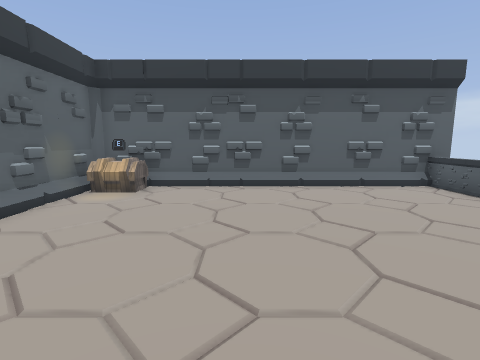
View 1 (above)

17 first-person views from a walk through a Godot game level. The camera is 1.4 m above the floor, tilts 8° down and sees 85° across. The floor is counted in squares, 1 m on a side. Each view is taken from the middle of a square. On the plan, view 1 faces up. The plan holds only what a view shows up to about 13 squares ahead; the rest is blank. The place goes on beyond the plan. Some surface patterns are stand-ins.

View 2
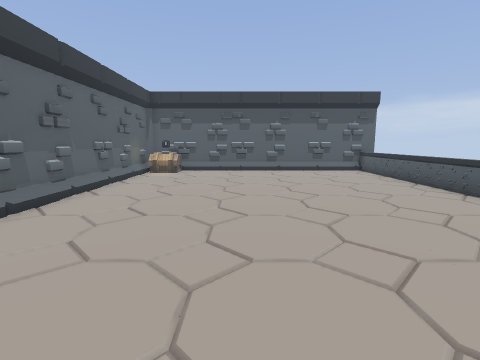

View 3
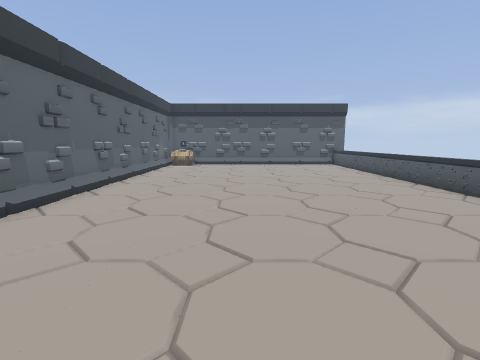

View 4
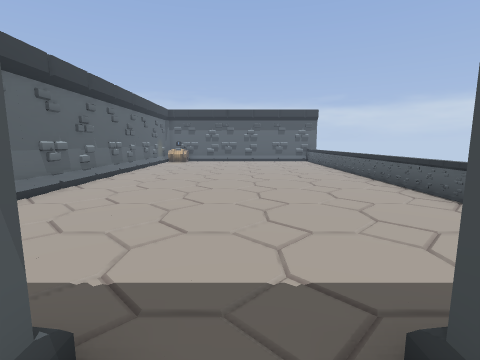

View 5
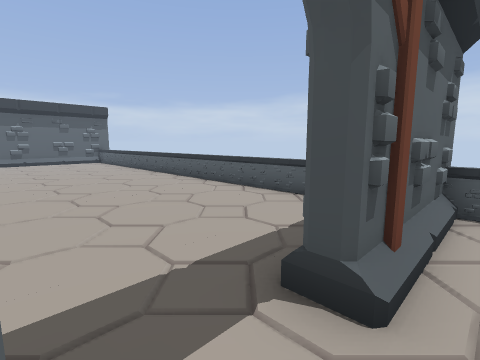

View 6
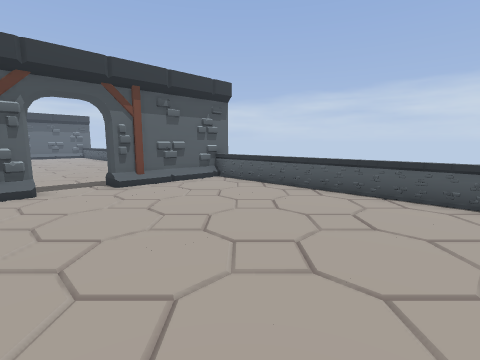

View 7
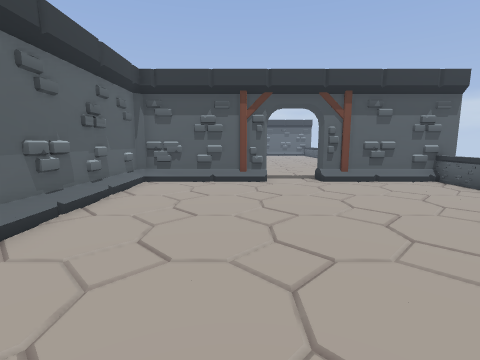

View 8
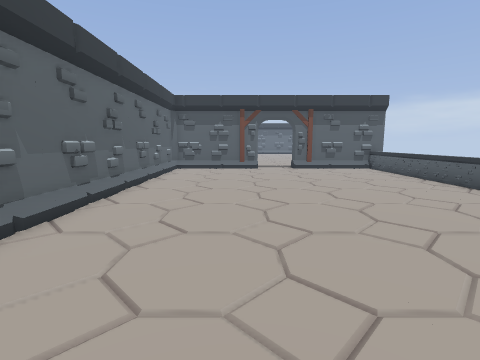

View 9
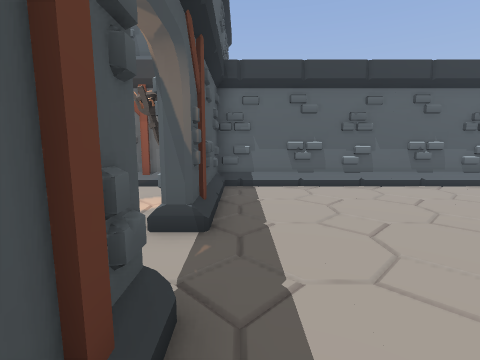

View 10
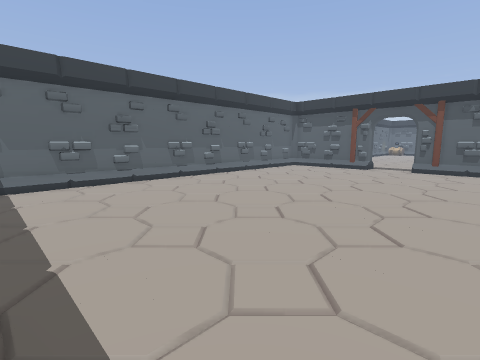

View 11
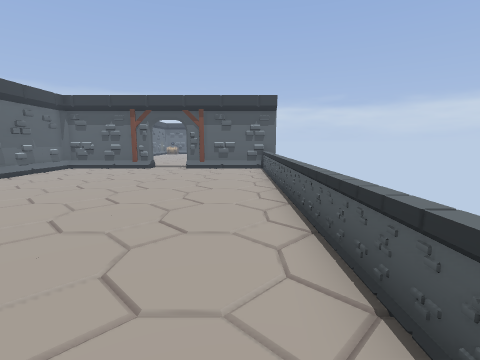

View 12
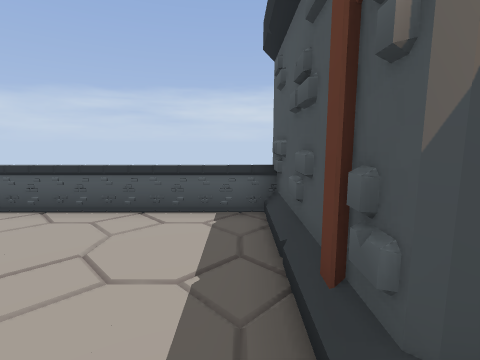

View 13
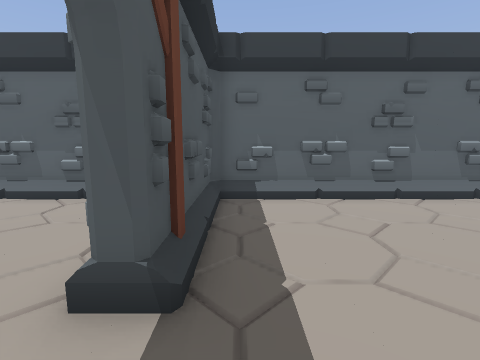

View 14
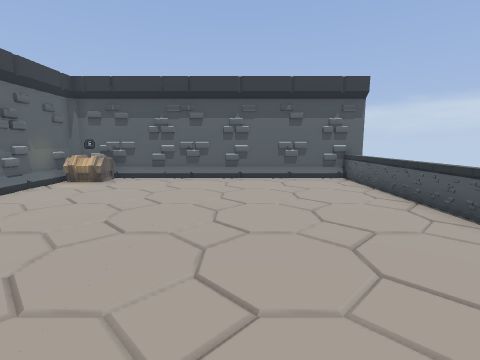

View 15
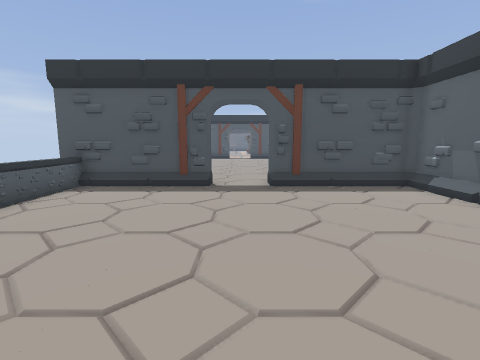

View 16
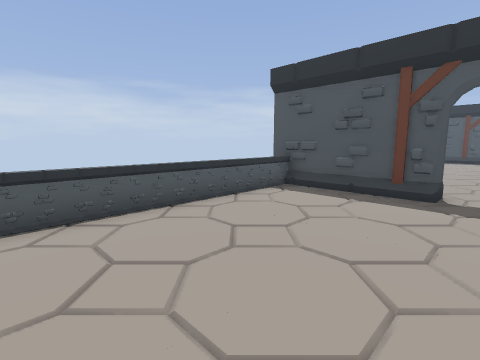

View 17
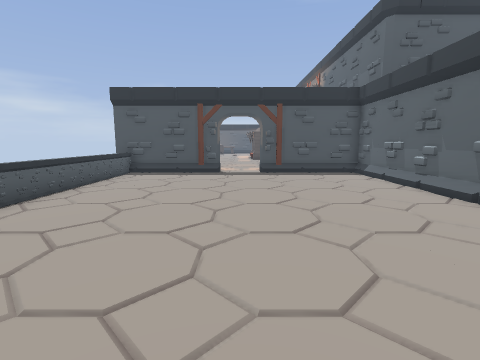

### Floor plan
Points are (right, up) in squares from view 1. A wall is a line through its corners. A room is listed if a view was taken in it or the views show most of it. See-through windows are left out.
Room 1 (views 1, 2, 3, 13, 14, 15, 16)
walls: (2, -10.8) (7, -10.8); (-4.5, 8.8) (-4.8, 8.4); (-4.6, -10.8) (0, -10.8); (7.1, 8.7) (-4.7, 8.7) (-4.7, -10.5)
low walls: (2.5, -10.5) (3.9, -10.5); (6.3, -10.8) (6.3, 8.8)
ways out: opening at (1.5, -11) to room 2
objects: chest (-4, 7) to (-3, 8); chest (-4, 8)
Room 2 (views 4, 5, 6, 7, 8, 9, 10, 11, 12, 17)
walls: (0, -26.5) (0, -27.5); (2, -26.8) (7, -26.8); (0, -10.8) (0, -11.3) (-4.7, -11.3) (-4.7, -26.8) (0, -26.8); (-4.5, -11.2) (-4.8, -11.6); (7.1, -11.3) (2, -11.3) (2, -10.8)
low walls: (6.3, -26.8) (6.3, -11.2)
ways out: opening at (1.5, -11) to room 1

Positions as (right, up) in squares from view 1, and headings:
1: (0, 0), facing up
2: (0, -5), facing up
3: (0, -9), facing up
4: (1, -12), facing up
5: (0, -12), facing up-right
6: (-1, -20), facing up-right
7: (-1, -21), facing up
8: (-1, -26), facing up
9: (4, -26), facing left
10: (5, -26), facing up-left
11: (5, -26), facing up
12: (1, -26), facing right
13: (2, -10), facing left
14: (2, -2), facing up
15: (1, -2), facing down
16: (1, -3), facing down-right
17: (1, -14), facing down
